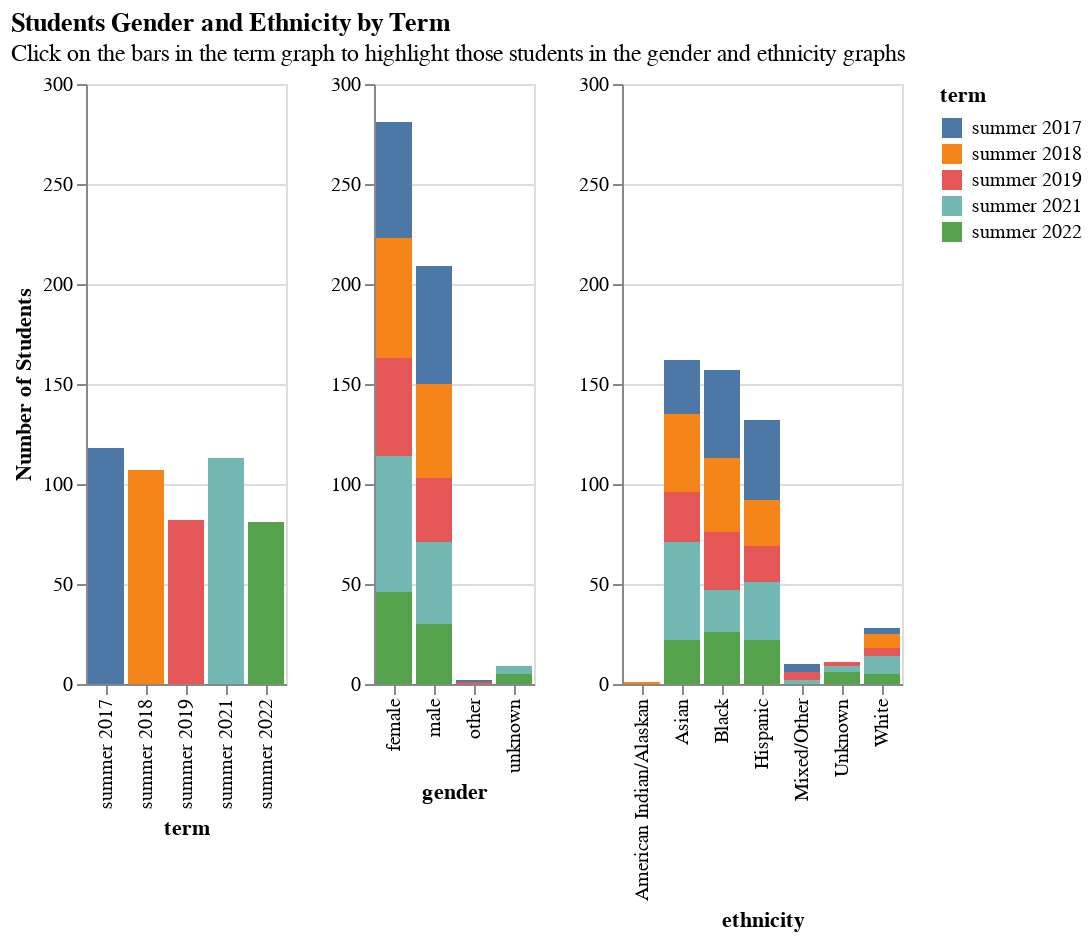

Notebook code cell kept with this figure:
### Code cell
click = alt.selection_multi(encodings=['x'])

base = alt.Chart(summer_df).mark_bar(size=18).encode(
    y = alt.Y("count()", scale=alt.Scale(domain=(0, 300)),
             axis=alt.Axis(title='Number of Students')),
    x = 'term',
    color = alt.condition(click, 'term', alt.value('lightgray'))
).add_selection(
    click
).properties(
    height=300,
    width=100
)

gender = alt.Chart(summer_df).mark_bar(size=18).encode(
    y = alt.Y("count()", scale=alt.Scale(domain=(0, 300)),
             axis=alt.Axis(title='')),
    x = "gender",
    color = "term"
).transform_filter(
    click
).properties(
    height=300,
    width=80
)

ethnicity = alt.Chart(summer_df_2).mark_bar(size=18).encode(
    y = alt.Y("count()", scale=alt.Scale(domain=(0, 300)),
             axis=alt.Axis(title='')),
    x = "ethnicity",
    color = "term"
).transform_filter(
    click
).properties(
    height=300,
    width=140
)

combo = base|gender|ethnicity

combo.properties(
    title={"text": "Students Gender and Ethnicity by Term",
          "subtitle": "Click on the bars in the term graph to highlight those students in the gender and ethnicity graphs"}
   
)

### Figure 1 — Vega-Lite specification as saved in the notebook (floating-point values rounded to 4 significant figures; data arrays with more than 128 entries replaced by an {"elided": "..."} marker saying what was removed)
{"config": {"view": {"continuousWidth": 400, "continuousHeight": 300}}, "hconcat": [{"mark": {"type": "bar", "size": 18}, "encoding": {"color": {"condition": {"field": "term", "type": "nominal", "selection": "selector006"}, "value": "lightgray"}, "x": {"field": "term", "type": "nominal"}, "y": {"aggregate": "count", "axis": {"title": "Number of Students"}, "scale": {"domain": [0, 300]}, "type": "quantitative"}}, "height": 300, "selection": {"selector006": {"type": "multi", "encodings": ["x"]}}, "width": 100}, {"mark": {"type": "bar", "size": 18}, "encoding": {"color": {"field": "term", "type": "nominal"}, "x": {"field": "gender", "type": "nominal"}, "y": {"aggregate": "count", "axis": {"title": ""}, "scale": {"domain": [0, 300]}, "type": "quantitative"}}, "height": 300, "transform": [{"filter": {"selection": "selector006"}}], "width": 80}, {"data": {"name": "data-33051de76a8fd1231e8ab5a9b4bcbc56"}, "mark": {"type": "bar", "size": 18}, "encoding": {"color": {"field": "term", "type": "nominal"}, "x": {"field": "ethnicity", "type": "nominal"}, "y": {"aggregate": "count", "axis": {"title": ""}, "scale": {"domain": [0, 300]}, "type": "quantitative"}}, "height": 300, "transform": [{"filter": {"selection": "selector006"}}], "width": 140}], "data": {"name": "data-8f25138a08367bc797ea5ac22cc3127e"}, "title": {"text": "Students Gender and Ethnicity by Term", "subtitle": "Click on the bars in the term graph to highlight those students in the gender and ethnicity graphs"}, "$schema": "https://vega.github.io/schema/vega-lite/v4.17.0.json", "datasets": {"data-8f25138a08367bc797ea5ac22cc3127e": {"elided": "501 records"}, "data-33051de76a8fd1231e8ab5a9b4bcbc56": {"elided": "501 records"}}}
